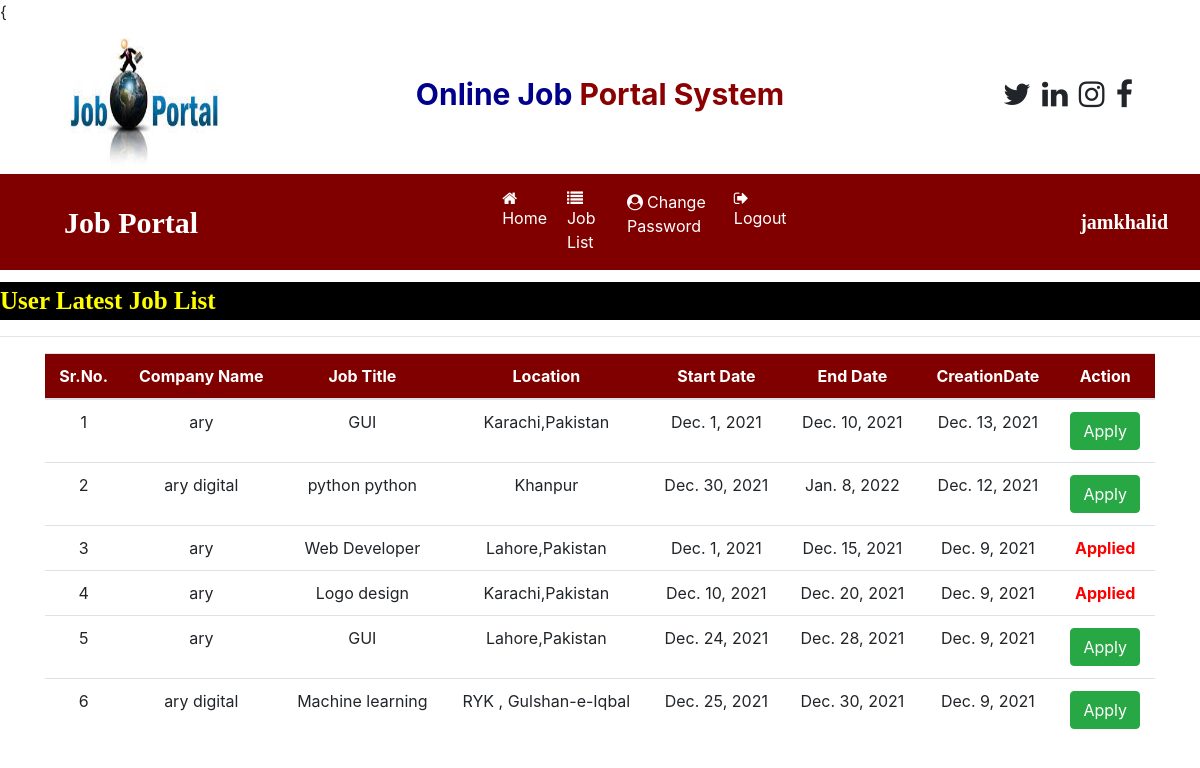
Screenshot of /user_latestjobs (signed in) with the database file from the repository.
### job/models.py (models this page shows, shortened)
class Job(models.Model):
    recruiter = models.ForeignKey(RecruiterUser, on_delete=models.CASCADE)
    title = models.CharField(max_length=100)
    start_date = models.DateField()
    end_date = models.DateField()
    salary = models.FloatField(max_length=40)
    image = models.FileField()
    experience = models.CharField(max_length=100)
    location = models.CharField(max_length=300)
    skills = models.CharField(max_length=200)
    description = models.CharField(max_length=300)
    creationdate = models.DateField()

class RecruiterUser(models.Model):
    user = models.ForeignKey(User, on_delete=models.CASCADE)
    mobile = models.CharField(max_length=30,null=True)
    image = models.FileField(null=True)
    gender = models.CharField(max_length=30,null=True)
    company = models.CharField(max_length=100,null=True)
    type = models.CharField(max_length=15,null=True)
    status = models.CharField(max_length=30,null=True)

### job/views.py (the view)
# urls.py: path('user_latestjobs',user_latestjobs,name="user_latestjobs"),
def user_latestjobs(request):
    job = Job.objects.all().order_by('-creationdate')
    user = request.user
    student = StudentUser.objects.get(user=user)
    data = Apply.objects.filter(student=student)
    li = []
    for i in data:
        li.append(i.job.id)
    return render(request,'user_latestjobs.html',{'job':job,'li':li})

### job/templates/user_latestjobs.html (shortened to what this page needs)
{{% load static %}
{% block content %}
{% include 'user_navigation.html'  %}
<marquee style="font-family: 'Monotype Corsiva' ; font-size : 25px ; color : yellow ; background-color : black ; font-weight : bold ; margin-top: 1%">
   User Latest Job List
 </marquee>
 <hr>
 <div class="container">
 <table class="table table-hover  ">
     <thead style="background-color: maroon; color: white"  >
         <tr>
            <th>Sr.No.</th>
            <th>Company Name</th>
            <th>Job Title</th>
            <th>Location</th>
            <th>Start Date</th>
            <th>End Date</th>
            <th>CreationDate</th>
            <th>Action</th>
         </tr>
     </thead>
     <tboby>
     {% for i in job %}
         <tr>
             <td>{{forloop.counter}}</td>
             <td>{{i.recruiter.company}}</td>
             <td>{{i.title}}</td>
             <td>{{i.location}}
             <td>{{i.start_date}}</td>
             <td>{{i.end_date}}</td>
             <td>{{i.creationdate}}</td>
             {% if i.id in li %}
             <td style="color:red;font-weight: bold">Applied</td>
             {% else %}
             <td><a href="{% url 'job_detail' i.id  %}" class="btn btn-success">Apply</a></td>
             {% endif %}
            </tr>
         {% endfor %}
     </tboby>
 </table>
</div>
{% endblock %}

### job/templates/user_navigation.html (shortened to what this page needs)
<html>
    <head>
        {% load static %}
        <link rel="stylesheet" href="https://maxcdn.bootstrapcdn.com/bootstrap/4.5.2/css/bootstrap.min.css">
        <link rel="stylesheet" href="https://cdnjs.cloudflare.com/ajax/libs/font-awesome/4.7.0/css/font-awesome.min.css">
    </head>
<body>
    <div class="container">
        <div class="row">
            <div class="col-sm-3">
                <img src="{% static 'images/img1.jpg' %}" width="180px" height="150px">
            </div>
            <div class="col-sm-6 mt-5 text-center">
                <span style = "font-weight: bold ; font-size: 30px">
                    <span style = "color: darkblue"> Online Job </span>
                    <span style = "color: darkred"> Portal System </span>
                </span>
            </div>
            <div class="col-sm-3 mt-5" style = "padding-left: 10%">
                <span style = "font-weight: bold ; font-size: 30px">
                    <span><i class="fa fa-twitter pl-1"></i></span>
                    <span><i class="fa fa-linkedin pl-1"></i></span>
                    <span><i class="fa fa-instagram pl-1"></i></span>
                    <span><i class="fa fa-facebook pl-1"></i></span>
                </span>
            </div>
         </div>
    </div>
<nav class="navbar navbar-expand-sm" style="background-color:maroon">
    <a class="navbar-brand text-white pl-5 font-weight-bold" style="font-family: 'Monotype Corsiva'; font-size: 30px ">Job Portal</a>
<ul class="navbar-nav">
    <li class="nav-item">
        <a class="nav-link" href="{% url 'user_home' %}" style="margin-left: 280px"><i class="fa fa-home mr-1"></i>Home</a>
    </li>
    <li class="nav-item">
        <a class="nav-link" href="{% url 'user_latestjobs' %}"><i class="fa fa-list mr-1"></i>Job List</a>
    </li>
    <li class="nav-item">
        <a class="nav-link" href="{% url 'change_password_user' %}"><i class="fa fa-user-circle mr-1"></i>Change Password</a>
    </li>
    <li class="nav-item">
        <a class="nav-link" href="{% url 'Logout' %}"><i class="fa fa-sign-out mr-1"></i>Logout</a>
    </li>
</ul>
<a class="navbar-brand text-white pl-5 font-weight-bold" style="font-family: 'Monotype Corsiva'; font-size: 20px; margin-left: 20% ">{{request.user.first_name}}{{request.user.last_name}}</a>
</nav>
</body>
</html>

### job/templates/user_navigation.html (style rules this page uses)
.nav-link { color: white !important; margin-right: 4px; }

### job/templates/user_latestjobs.html (style rules this page uses)
tr { text-align: center }

### rows the page displays
Job: recruiter.company "ary", title "GUI", location "Karachi,Pakistan", start_date "Dec. 1, 2021", end_date "Dec. 10, 2021", creationdate "Dec. 13, 2021", shows "Apply"
Job: recruiter.company "ary digital", title "python python", location "Khanpur", start_date "Dec. 30, 2021", end_date "Jan. 8, 2022", creationdate "Dec. 12, 2021", shows "Apply"
Job: recruiter.company "ary", title "Web Developer", location "Lahore,Pakistan", start_date "Dec. 1, 2021", end_date "Dec. 15, 2021", creationdate "Dec. 9, 2021", shows "Applied"
Job: recruiter.company "ary", title "Logo design", location "Karachi,Pakistan", start_date "Dec. 10, 2021", end_date "Dec. 20, 2021", creationdate "Dec. 9, 2021", shows "Applied"
Job: recruiter.company "ary", title "GUI", location "Lahore,Pakistan", start_date "Dec. 24, 2021", end_date "Dec. 28, 2021", creationdate "Dec. 9, 2021", shows "Apply"
Job: recruiter.company "ary digital", title "Machine learning", location "RYK , Gulshan-e-Iqbal", start_date "Dec. 25, 2021", end_date "Dec. 30, 2021", creationdate "Dec. 9, 2021", shows "Apply"

### other values shown
{{ request.user.first_name }} "jam"
{{ request.user.last_name }} "khalid"
